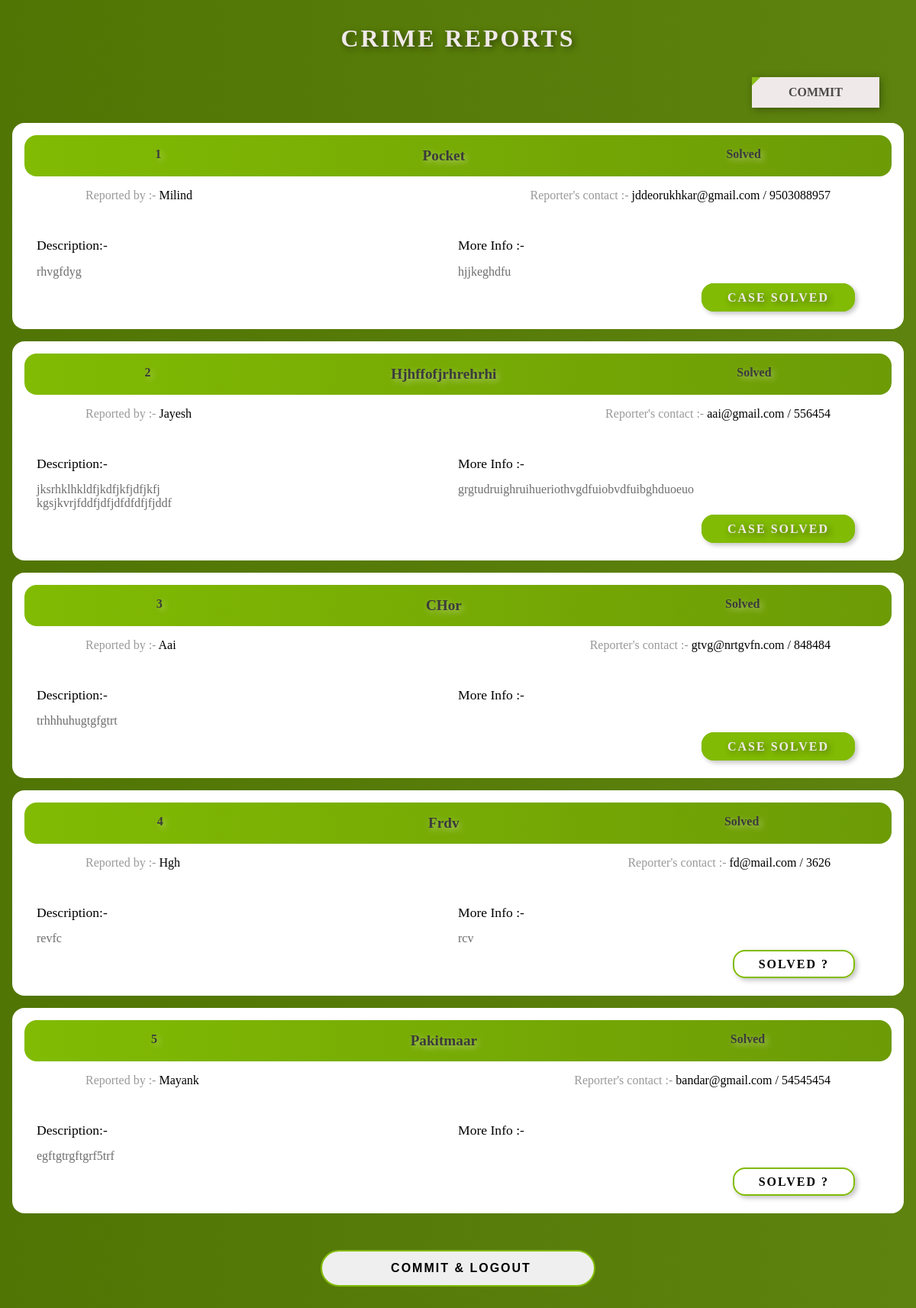
Screenshot of /HQ/manage (signed in) with the database file from the repository.
### HeadQuaters/models.py (models this page shows, shortened)
class Maindb(models.Model):
    db_name = models.CharField(max_length=50)
    db_ph_no = models.DecimalField( max_digits=10,decimal_places=0)
    db_email = models.EmailField(max_length=254)
    db_crime_subject = models.CharField( max_length=50)
    db_crime_description = models.TextField()
    db_more_info = models.TextField(null=True,blank=True)
    db_case_solved = models.BooleanField(default=False)

### HeadQuaters/views.py (the view)
# urls.py: path('HQ/manage',reports_manage_view,name='reports'),
def reports_manage_view(request):
    obj = Maindb.objects.all()
    Manageformset=modelformset_factory(Maindb , form=Case_status,extra=0)
    formset = Manageformset(request.POST or None)
    if formset.is_valid():
        print("valid")
        instances = formset.save(commit=False)
        for instance in instances:
            instance.save()
        return redirect('HQlogout')
    context={
        'obj':obj,
        'formset':formset,
        'objform':zip(obj,formset)
    }
    return render(request,'HQ/complaintmanage.html',context)

### templates/HQ/complaintmanage.html (shortened to what this page needs)
{% load static %}
{% load mathfilters%}
<!DOCTYPE html>
<html lang="en">
<head>
    <link rel="stylesheet" href="{% static 'Incharges/view.css' %}">
</head>
 {% if user.is_authenticated %}
<body>
    <h2>CRIME REPORTS</h2>
    <form action="" method="POST">
    <main>
        <p class="btn"> <a href="#commit">COMMIT</a></p>
            {% for o,f  in objform %}
        <div class="main-info">
            <div class="info">
                <div class="line">
                    <span>{{o.id}}</span>
                    <h3>    {{o.db_crime_subject|capfirst}} </h3>
                    <span class="True">Solved</span>
                </div>
                <div class="info-desc">
                    <div class="contact">
                        <p><span> Reported by :-</span> {{o.db_name|capfirst  }}</p>
                        <p><span> Reporter's contact :-</span> {{o.db_email}} / {{o.db_ph_no}}</p>
                    </div>
                    <div class="desc">
                        <p>
                        <span>Description:-</span>
                        {{o.db_crime_description|safe}}</p>
                        <p>
                        <span>More Info :-</span>
                        {{o.db_more_info}}</p>
                    </div>
                    {% if o.db_case_solved %}
                    <p class="status"><label class="Solved" for="id__form-{{o.id|sub:1}}-db_case_solved">Case Solved</label></p>
                    {% else %}
                    <p class="status"><label class="Unsolved" id="unsolved{{o.id}}" onclick="myFunction({{o.id}})" for="id_form-{{o.id|sub:1}}-db_case_solved">Solved ?</label></p>
                    {% endif %}
                </div>
            </div>
        </div>
                    {%endfor%}
        <p class="commit"><input type="submit" id="commit" value="COMMIT & LOGOUT"></p>
    </main>
    </form>
</body>
{% else %}
    <body>
    YOU NEED TO BE LOGGED IN AS HQ
    </body>
 {% endif %}
</html>

### Incharges/static/Incharges/view.css (style rules this page uses)
* { margin:0; padding:0; box-sizing: border-box; }
body { font-family:poppins; background:linear-gradient(to right,#517504,#5e830e),no-repeat; }
body::after { content:''; position: absolute; width:100%; min-height:100vh; top:0; left:0; z-index:-1; }
h2 { text-align: center; margin:1em; text-transform: uppercase; font-size:2rem; font-weight: 800; letter-spacing: 3px; color: rgb(240, 233, 233); text-shadow: 3px 3px 8px rgba(0, 0, 0, 0.459); z-index:1; }
.main-info { background-color: white; padding:1em; margin:1em; border-radius:1em; }
.line { display:flex; justify-content: space-around; background:linear-gradient(to right,#81bb03,#6c9b06),no-repeat; padding:1em 0; border-radius:1em; font-weight: 800; color: rgb(59, 59, 59); text-shadow: 3px 3px 8px rgba(255, 254, 254, 0.459); }
h3 { font-size:1.2rem; }
.contact { display:flex; justify-content: space-between; padding:0 5em; margin:1em 0; font-weight: 500; }
.contact span { color:#999; }
.desc span { display:block; font-weight: 500; font-size:1.1rem; margin:.8em 0; color:black; }
.desc { display:flex; padding:1em; }
.desc p { color:rgb(109, 109, 109); width:50%; word-wrap: wrap ; }
main a { text-decoration:none; color:rgba(28, 28, 28, 0.781); display:inline-block; padding:.7em 3em; background:rgb(240, 233, 233); box-shadow:2px 2px 10px rgba(0, 0, 0, 0.342); width:fit-content; align-self:flex-end; justify-self: flex-end; font-weight:600; position:relative; z-index:2; overflow: hidden; }
a::after { content: ''; position: absolute; width:30%; height:100%; background:#81bb03e7; top:0; left:-35%; z-index: -1; transform:skew(-45deg); transition: .4s; transform-origin: right; }
.status,.btn { text-align: right; margin-right:3em; margin-bottom:1em ; }
label { padding:.5em 2em; border:2px solid #81bb03; border-radius:1em; box-shadow: 3px 3px 6px rgba(0, 0, 0, 0.24); text-transform: uppercase; font-weight: 800; cursor:pointer; letter-spacing: 2px; transition: .4s; }
.Solved { color: rgb(240, 233, 233); text-shadow: 3px 3px 8px rgba(0, 0, 0, 0.459); background-color:#81bb03; }
.Unsolved::before { content:''; position:absolute; width:.5em; height:1em; border:solid 3px #81bb03; border-width: 0 5px 5px 0; left:-1.5em; transform:rotate(45deg); transition: .4s; }
.commit { text-align:center; }
input[type=submit] { margin:2em 0; width:30%; text-transform: uppercase; font-weight: 800; cursor:pointer; letter-spacing: 2px; transition:.4s; height:3em; padding:0 1em 0 1.5em; border:2px solid #81bb03; border-radius:150px; outline:none; font-size:1rem; z-index:1; }

### rows the page displays
Maindb: id "1", db_crime_subject "Pocket", db_name "Milind", db_email "jddeorukhkar@gmail.com", db_ph_no "9503088957", db_crime_description "rhvgfdyg", db_more_info "hjjkeghdfu"
Maindb: id "2", db_crime_subject "Hjhffofjrhrehrhi", db_name "Jayesh", db_email "aai@gmail.com", db_ph_no "556454", db_crime_description "jksrhklhkldfjkdfjkfjdfjkfj kgsjkvrjfddfjdfjdfdfdfjfjddf", db_more_info "grgtudruighruihueriothvgdfuiobvdfuibghduoeuo"
Maindb: id "3", db_crime_subject "CHor", db_name "Aai", db_email "gtvg@nrtgvfn.com", db_ph_no "848484", db_crime_description "trhhhuhugtgfgtrt"
Maindb: id "4", db_crime_subject "Frdv", db_name "Hgh", db_email "fd@mail.com", db_ph_no "3626", db_crime_description "revfc", db_more_info "rcv"
Maindb: id "5", db_crime_subject "Pakitmaar", db_name "Mayank", db_email "bandar@gmail.com", db_ph_no "54545454", db_crime_description "egftgtrgftgrf5trf"
